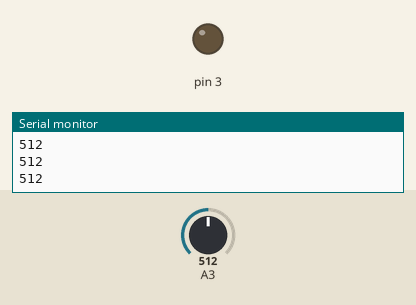
Recording of a sketch running on a simulated Arduino Uno, built with avr-gcc and run on an emulated ATmega328P. Parts: output pins drawn as LEDs (lit = HIGH), the last lines printed to the serial monitor. The test bench sets the inputs (shaded band); at power-on: A3 = 512.

Above: at 1.2 s.
1.3 s: A3 set to 106
2.8 s: A3 set to 91
At 3.3 s:
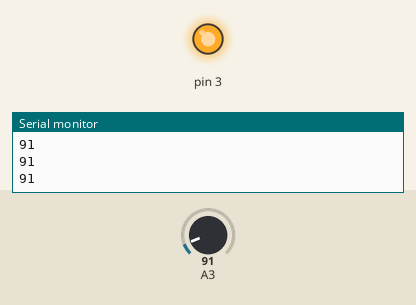
4.3 s: A3 set to 110
At 5.5 s:
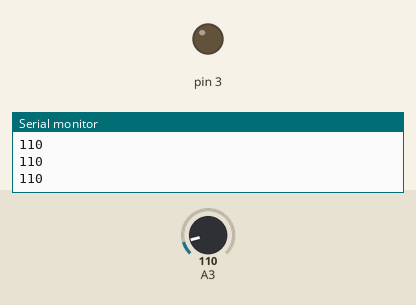
5.8 s: A3 set to 90
At 6.8 s:
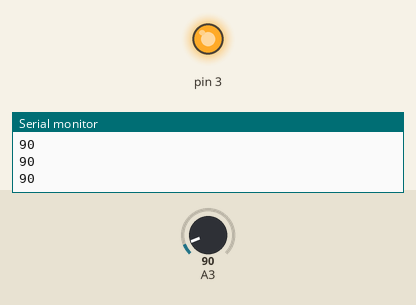
Timing chart, 0 to 8.3 s (numbered marks = the images above; inputs shaded):
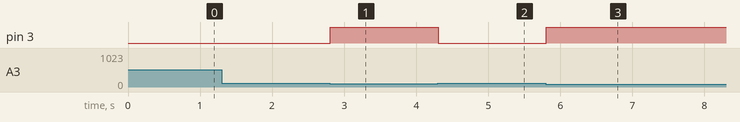

The sketch:

pirsensprAndLight_jul23a.ino
```cpp
void setup() {
  // put your setup code here, to run once:
  pinMode(A3, INPUT);
  pinMode(3, OUTPUT);
  Serial.begin(9600);
}

void loop() {
  // put your main code here, to run repeatedly:
  int x = analogRead(A3);
  Serial.println(x);
  if (x <= 100) {
    digitalWrite(3, HIGH);
  } else {
    digitalWrite(3, LOW);
  }
}
```

Measured:
- the behaviour switches between 101 and 100 on A3 (found by bisection; images 0 and 1)
- after the input at 2.8 s, pin 3: LOW → HIGH at once
- after the input at 4.3 s, pin 3: HIGH → LOW at once
- after the input at 5.8 s, pin 3: LOW → HIGH at once
